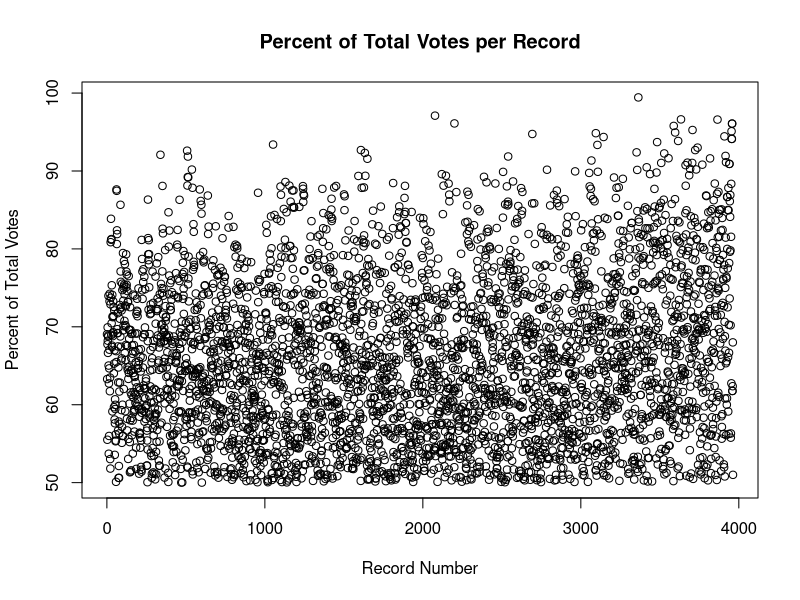
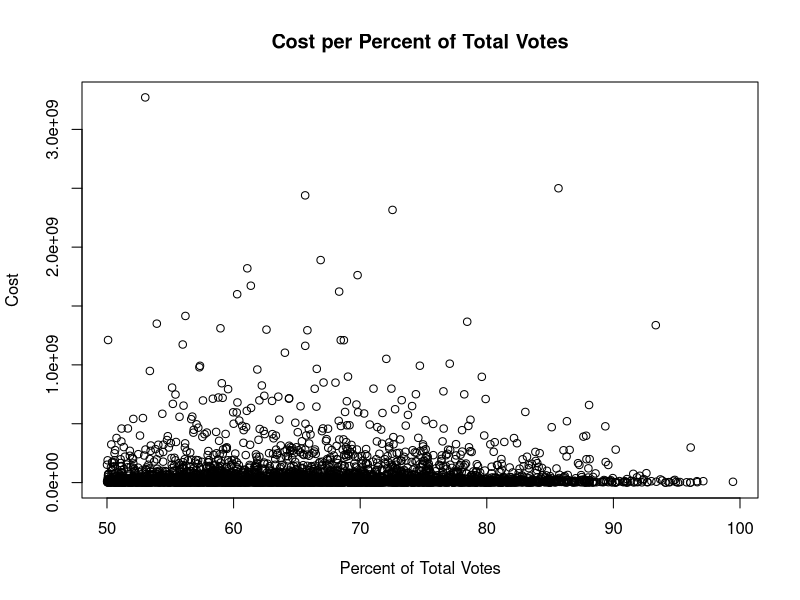

The R source for these figures, in order:
# Setting up the initial table
bonds <- read.csv('Homework1_Bonds.csv')
bonds

# QUESTION 1
table(bonds$Result)
# Carried = 7210, Defeated is 1638

# Displays the porportions for each type of government
prop.table(table(bonds$Type, bonds$Result), 1) 

# Displays the values of how many bonds were approved and defeated per type of government
table(bonds$Type, bonds$Result)


# QUESTION 2
# sums up all votes for every bond election
bonds$Votes_Total <- bonds$VotesFor + bonds$VotesAgainst
# modifies the bonds table to add the column Votes_Total from largest value to smallest
bonds = bonds[order(bonds$Votes_Total, decreasing = TRUE),]
# the next lines simply get the top 6 values of each category
head(bonds$Name)
head(bonds$Type)
head(bonds$ElectionDate)
head(bonds$Description)
head(bonds$VotesFor)
head(bonds$VotesAgainst)
head(bonds$Votes_Total)


# QUESTION 3
# creates a subset of the bonds table which only contains bonds that were:
#   1) approved
#   2) had at least 100 total votes
bonds_approved_wmin <- bonds[bonds$Result == "Carried" & bonds$Votes_Total >= 100,]
bonds_approved_wmin

# plots the percentage of total votes as a scatter plot
total_votes_per_record = plot((((bonds_approved_wmin$VotesFor)/bonds_approved_wmin$Votes_Total) * 100), xlab = "Record Number", ylab = "Percent of Total Votes", main = "Percent of Total Votes per Record")
fivenum((((bonds_approved_wmin$VotesFor)/bonds_approved_wmin$Votes_Total) * 100))
sd((((bonds_approved_wmin$VotesFor)/bonds_approved_wmin$Votes_Total) * 100))
mean((((bonds_approved_wmin$VotesFor)/bonds_approved_wmin$Votes_Total) * 100))


# QUESTION 4
# plots the cost of the bond against the percentage of total votes
cost_vs_total_votes = plot((((bonds_approved_wmin$VotesFor)/bonds_approved_wmin$Votes_Total) * 100), bonds_approved_wmin$Amount, xlab = "Percent of Total Votes", ylab = "Cost", main = "Cost per Percent of Total Votes")
# cost_vs_total_votes gives us the comparison between the percentage of bonds that won
#   and how much the bond was, essentially seeing if there is a relationship between them
cor((((bonds_approved_wmin$VotesFor)/bonds_approved_wmin$Votes_Total) * 100), bonds_approved_wmin$Amount)
